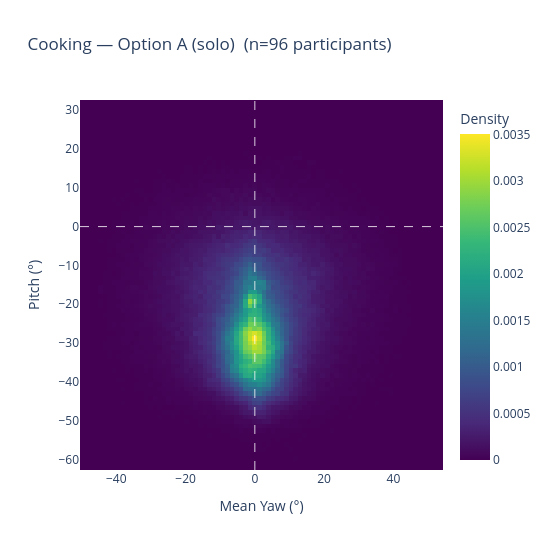
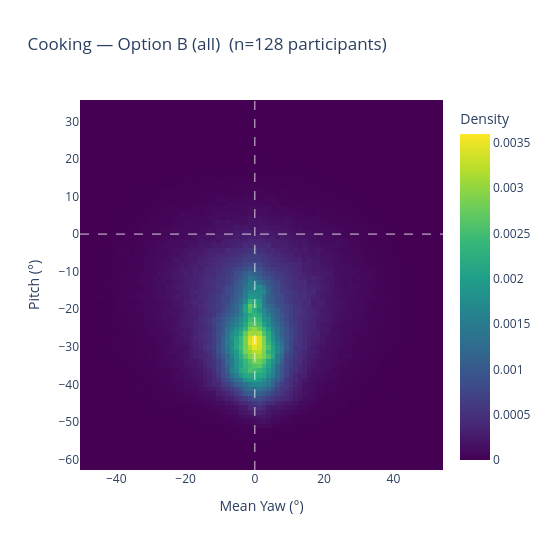

The notebook cell these images were saved under, in order:
### Code cell
for dfs, label in [(dfs_a, "Option A (solo)"), (dfs_b, "Option B (all)")]:
    fig = ngt.plot_population_density(dfs, title=f"Cooking — {label}  (n={len(dfs)} participants)")
    fig.show()

# Spatial spread
print("\nSpatial spread (mean per-session variance across participants):")
print(f"{'':25} Option A    Option B")
for col, label in [("avg_yaw_deg", "Yaw variance"), ("pitch_deg", "Pitch variance")]:
    var_a = np.mean([df[col].var() for df in dfs_a])
    var_b = np.mean([df[col].var() for df in dfs_b])
    print(f"  {label:<23} {var_a:.2f}       {var_b:.2f}")

### Figure 1 — Plotly figure (JSON) as saved in the notebook; plotly's stock layout.template omitted (floating-point values rounded to 4 significant figures; data arrays with more than 128 entries replaced by an {"elided": "..."} marker saying what was removed)
{"data": [{"colorbar": {"title": {"text": "Density"}}, "colorscale": [[0, "#440154"], [0.1111, "#482878"], [0.2222, "#3e4989"], [0.3333, "#31688e"], [0.4444, "#26828e"], [0.5556, "#1f9e89"], [0.6667, "#35b779"], [0.7778, "#6ece58"], [0.8889, "#b5de2b"], [1, "#fde725"]], "type": "heatmap", "x": [-49.83, -48.52, -47.21, -45.9, -44.59, -43.28, -41.97, -40.66, -39.35, -38.04, -36.73, -35.42, -34.11, -32.8, -31.49, -30.18, -28.87, -27.56, -26.25, -24.94, -23.63, -22.31, -21.0, -19.69, -18.38, -17.07, -15.76, -14.45, -13.14, -11.83, -10.52, -9.214, -7.904, -6.593, -5.283, -3.973, -2.663, -1.353, -0.04284, 1.267, 2.577, 3.888, 5.198, 6.508, 7.818, 9.128, 10.44, 11.75, 13.06, 14.37, 15.68, 16.99, 18.3, 19.61, 20.92, 22.23, 23.54, 24.85, 26.16, 27.47, 28.78, 30.09, 31.4, 32.71, 34.02, 35.33, 36.64, 37.95, 39.26, 40.57, 41.88, 43.19, 44.5, 45.81, 47.12, 48.43, 49.74, 51.05, 52.36, 53.67], "y": [-62.15, -60.96, -59.77, -58.58, -57.38, -56.19, -55.0, -53.81, -52.62, -51.42, -50.23, -49.04, -47.85, -46.65, -45.46, -44.27, -43.08, -41.89, -40.69, -39.5, -38.31, -37.12, -35.92, -34.73, -33.54, -32.35, -31.16, -29.96, -28.77, -27.58, -26.39, -25.19, -24.0, -22.81, -21.62, -20.43, -19.23, -18.04, -16.85, -15.66, -14.46, -13.27, -12.08, -10.89, -9.695, -8.503, -7.311, -6.118, -4.926, -3.734, -2.542, -1.349, -0.1572, 1.035, 2.227, 3.42, 4.612, 5.804, 6.996, 8.189, 9.381, 10.57, 11.77, 12.96, 14.15, 15.34, 16.53, 17.73, 18.92, 20.11, 21.3, 22.5, 23.69, 24.88, 26.07, 27.26, 28.46, 29.65, 30.84, 32.03], "z": {"elided": "80x80 float values"}}], "layout": {"autosize": false, "height": 550, "shapes": [{"line": {"color": "white", "dash": "dash", "width": 0.8}, "type": "line", "x0": 0, "x1": 1, "xref": "x domain", "y0": 0, "y1": 0, "yref": "y"}, {"line": {"color": "white", "dash": "dash", "width": 0.8}, "type": "line", "x0": 0, "x1": 0, "xref": "x", "y0": 0, "y1": 1, "yref": "y domain"}], "title": {"text": "Cooking — Option A (solo)  (n=96 participants)"}, "width": 550, "xaxis": {"title": {"text": "Mean Yaw (°)"}}, "yaxis": {"title": {"text": "Pitch (°)"}}}}

### Figure 2 — Plotly figure (JSON) as saved in the notebook; plotly's stock layout.template omitted (floating-point values rounded to 4 significant figures; data arrays with more than 128 entries replaced by an {"elided": "..."} marker saying what was removed)
{"data": [{"colorbar": {"title": {"text": "Density"}}, "colorscale": [[0, "#440154"], [0.1111, "#482878"], [0.2222, "#3e4989"], [0.3333, "#31688e"], [0.4444, "#26828e"], [0.5556, "#1f9e89"], [0.6667, "#35b779"], [0.7778, "#6ece58"], [0.8889, "#b5de2b"], [1, "#fde725"]], "type": "heatmap", "x": [-49.83, -48.52, -47.21, -45.9, -44.59, -43.28, -41.97, -40.66, -39.35, -38.04, -36.73, -35.42, -34.11, -32.8, -31.49, -30.18, -28.87, -27.56, -26.25, -24.94, -23.63, -22.31, -21.0, -19.69, -18.38, -17.07, -15.76, -14.45, -13.14, -11.83, -10.52, -9.214, -7.904, -6.593, -5.283, -3.973, -2.663, -1.353, -0.04284, 1.267, 2.577, 3.888, 5.198, 6.508, 7.818, 9.128, 10.44, 11.75, 13.06, 14.37, 15.68, 16.99, 18.3, 19.61, 20.92, 22.23, 23.54, 24.85, 26.16, 27.47, 28.78, 30.09, 31.4, 32.71, 34.02, 35.33, 36.64, 37.95, 39.26, 40.57, 41.88, 43.19, 44.5, 45.81, 47.12, 48.43, 49.74, 51.05, 52.36, 53.67], "y": [-62.13, -60.9, -59.67, -58.44, -57.21, -55.98, -54.75, -53.52, -52.29, -51.06, -49.83, -48.6, -47.37, -46.14, -44.91, -43.68, -42.45, -41.22, -39.99, -38.76, -37.53, -36.3, -35.07, -33.84, -32.61, -31.38, -30.15, -28.92, -27.69, -26.46, -25.23, -24.0, -22.77, -21.54, -20.31, -19.08, -17.85, -16.62, -15.39, -14.16, -12.93, -11.7, -10.47, -9.235, -8.005, -6.775, -5.545, -4.314, -3.084, -1.854, -0.6238, 0.6064, 1.837, 3.067, 4.297, 5.527, 6.758, 7.988, 9.218, 10.45, 11.68, 12.91, 14.14, 15.37, 16.6, 17.83, 19.06, 20.29, 21.52, 22.75, 23.98, 25.21, 26.44, 27.67, 28.9, 30.13, 31.36, 32.59, 33.82, 35.05], "z": {"elided": "80x80 float values"}}], "layout": {"autosize": false, "height": 550, "shapes": [{"line": {"color": "white", "dash": "dash", "width": 0.8}, "type": "line", "x0": 0, "x1": 1, "xref": "x domain", "y0": 0, "y1": 0, "yref": "y"}, {"line": {"color": "white", "dash": "dash", "width": 0.8}, "type": "line", "x0": 0, "x1": 0, "xref": "x", "y0": 0, "y1": 1, "yref": "y domain"}], "title": {"text": "Cooking — Option B (all)  (n=128 participants)"}, "width": 550, "xaxis": {"title": {"text": "Mean Yaw (°)"}}, "yaxis": {"title": {"text": "Pitch (°)"}}}}
